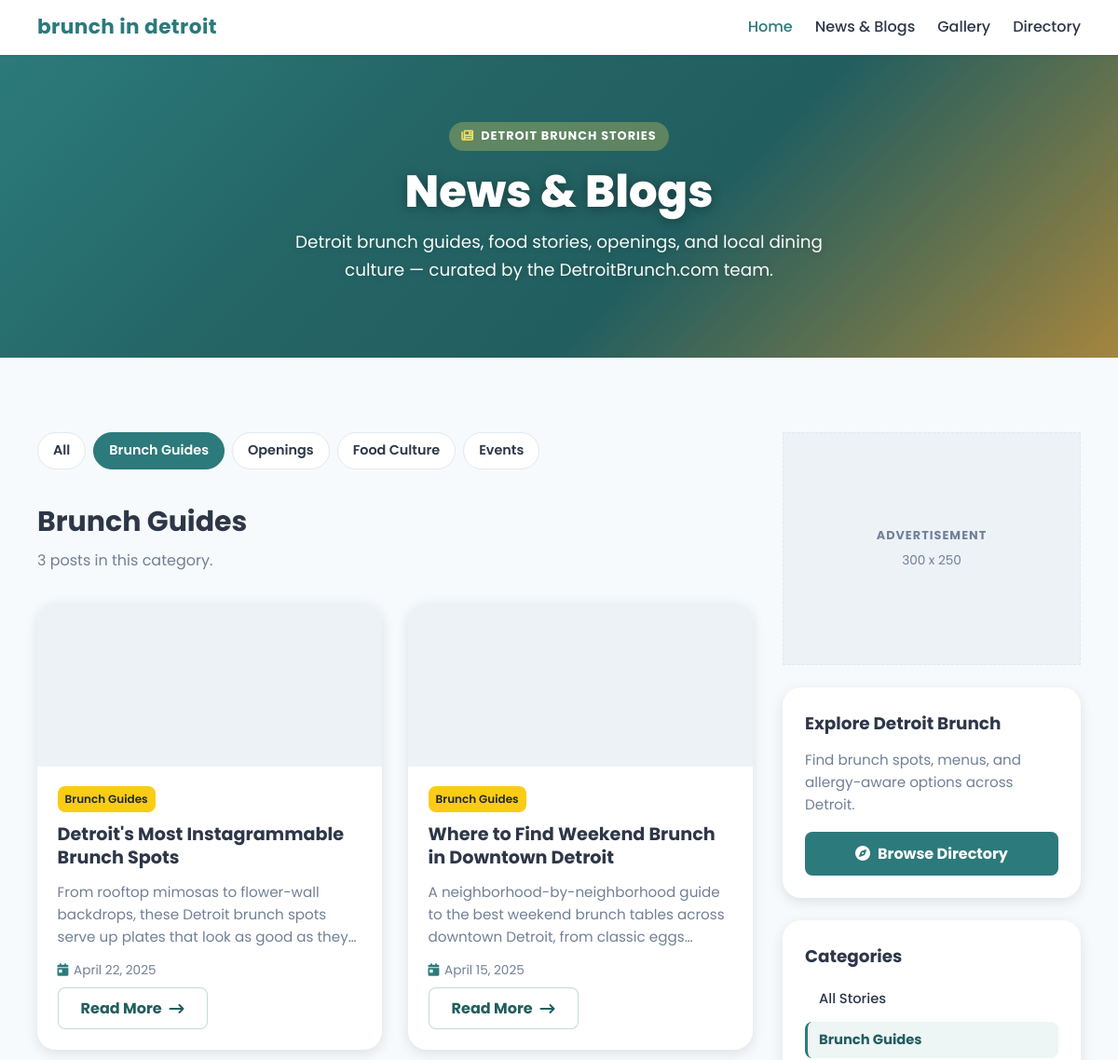
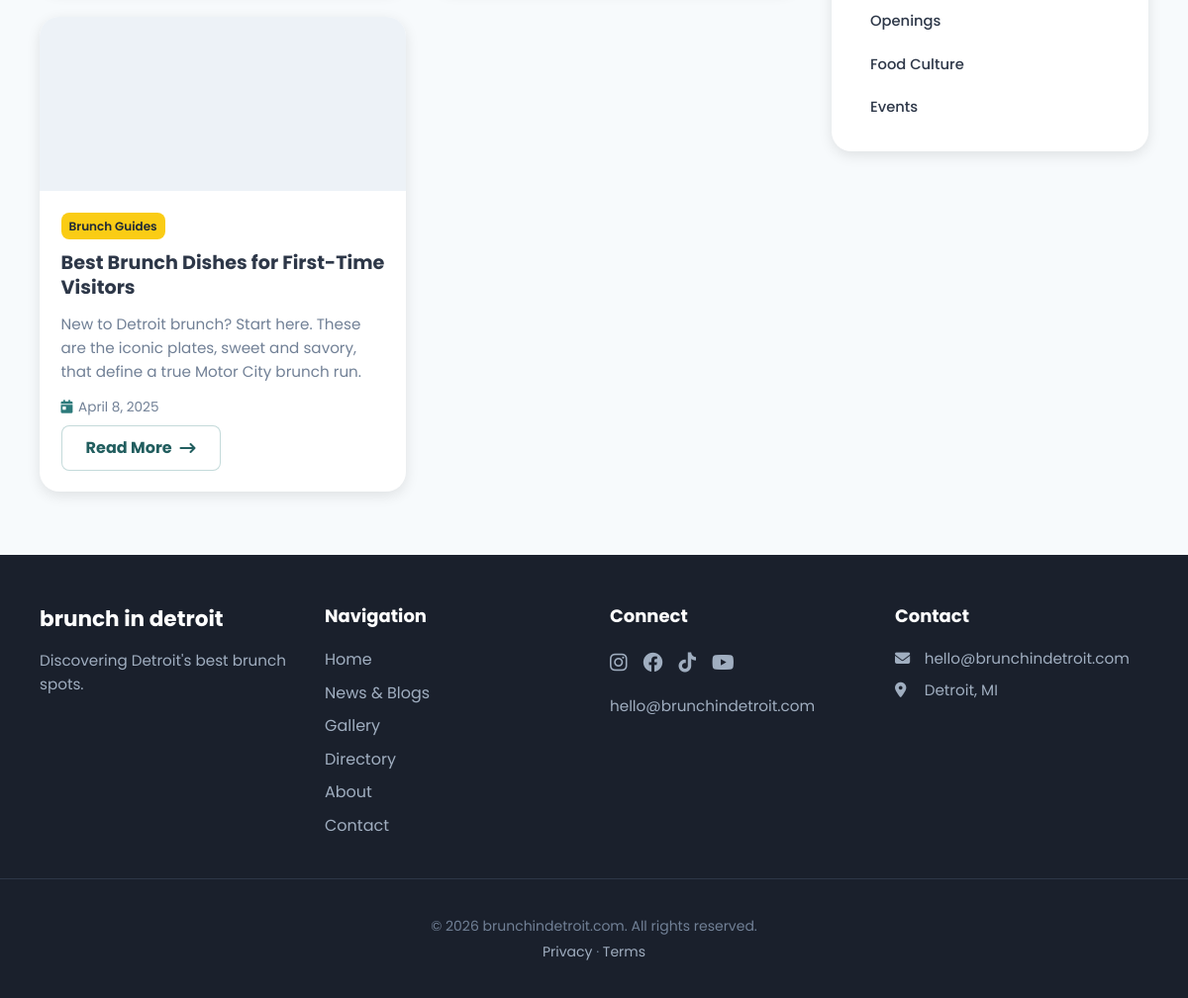
The app's page /blog.php?category=brunch-guides with its own data (2 pictures, top to bottom).
### tables this page shows
CREATE TABLE IF NOT EXISTS blog_categories (
  id INT UNSIGNED NOT NULL AUTO_INCREMENT,
  name VARCHAR(120) NOT NULL,
  slug VARCHAR(120) NOT NULL,
  sort_order INT NOT NULL DEFAULT 0,
  PRIMARY KEY (id),
  UNIQUE KEY uq_blog_categories_slug (slug)
);

CREATE TABLE IF NOT EXISTS blog_posts (
  id INT UNSIGNED NOT NULL AUTO_INCREMENT,
  slug VARCHAR(160) NOT NULL,
  title VARCHAR(255) NOT NULL,
  excerpt TEXT NULL,
  body LONGTEXT NULL,
  featured_image_path VARCHAR(500) NULL,
  category_id INT UNSIGNED NULL,
  author_admin_id INT UNSIGNED NULL,
  is_published TINYINT(1) NOT NULL DEFAULT 0,
  is_featured TINYINT(1) NOT NULL DEFAULT 0,
  published_at DATETIME NULL,
  created_at DATETIME NOT NULL DEFAULT CURRENT_TIMESTAMP,
  updated_at DATETIME NOT NULL DEFAULT CURRENT_TIMESTAMP ON UPDATE CURRENT_TIMESTAMP,
  PRIMARY KEY (id),
  UNIQUE KEY uq_blog_posts_slug (slug),
  KEY idx_blog_posts_category (category_id),
  KEY idx_blog_posts_published (is_published, published_at),
  CONSTRAINT fk_blog_posts_category
    FOREIGN KEY (category_id) REFERENCES blog_categories (id)
    ON DELETE SET NULL ON UPDATE CASCADE,
  CONSTRAINT fk_blog_posts_author
    FOREIGN KEY (author_admin_id) REFERENCES admins (id)
    ON DELETE SET NULL ON UPDATE CASCADE
);

### public/blog.php (called while the page is built, shortened)
<?php
require_once __DIR__ . '/../app/bootstrap.php';
require_once APP_ROOT . '/models/Blog.php';
$selectedCategory = '';
if (isset($_GET['category'])) {
    $candidate = strtolower(trim((string) $_GET['category']));
    if (preg_match('/^[a-z0-9-]+$/', $candidate)) {
        $selectedCategory = $candidate;
    }
}
$categories = Blog::categories();
$posts = Blog::publishedPosts($selectedCategory !== '' ? $selectedCategory : null);
$selectedCategoryName = null;
if ($selectedCategory !== '') {
    foreach ($categories as $c) {
        if ((string) $c['slug'] === $selectedCategory) {
            $selectedCategoryName = (string) $c['name'];
            break;
        }
    }
}
require APP_ROOT . '/views/blog-list.php';

### app/helpers/functions.php (called while the page is built, shortened)
<?php
function app_config(): array
{
    static $config = null;
    if ($config === null) {
        $path = APP_ROOT . '/config/config.php';
        $config = require $path;
    }
    return $config;
}
function e(?string $value): string
{
    return htmlspecialchars($value ?? '', ENT_QUOTES | ENT_SUBSTITUTE, 'UTF-8');
}
function asset_url(string $path): string
{
    $path = ltrim($path, '/');
    $base = rtrim((string) (app_config()['base_url'] ?? ''), '/');
    if ($base === '') {
        return '/' . $path;
    }
    return $base . '/' . $path;
}
function canonical_url(string $path = ''): string
{
    $config = app_config();
    $domain = (string) ($config['site_domain'] ?? '');
    $isLocal = ($config['environment'] ?? '') === 'local'
        || $domain === ''
        || str_contains($domain, 'localhost')
        || str_contains($domain, '127.0.0.1');
    if ($domain !== '' && !$isLocal) {
        $scheme = 'https';
        $host   = $domain;
    } else {
        $scheme = (!empty($_SERVER['HTTPS']) && $_SERVER['HTTPS'] !== 'off')
            ? 'https'
            : 'http';
        $host = (string) ($_SERVER['HTTP_HOST'] ?? ($domain !== '' ? $domain : 'localhost'));
    }
    $path = ltrim($path, '/');
    return $scheme . '://' . $host . '/' . $path;
}

### app/config/config.php (called while the page is built, shortened)
<?php
return [
    'site_domain' => 'brunchindetroit.com',
    'site_name_display' => 'brunch in detroit',
    'environment' => 'local',
    'debug' => true,
    'base_url' => '',
    'db' => [
        'host' => '127.0.0.1',
        'port' => 3306,
        'name' => 'brunchindetroit',
        'user' => 'root',
        'password' => '',
        'charset' => 'utf8mb4',
    ],
    'session' => [
        'name' => 'brunch_admin_session',
    ],
    'uploads' => [
        'max_bytes' => 5 * 1024 * 1024,
        'allowed_mime' => ['image/jpeg', 'image/png', 'image/webp', 'image/gif'],
    ],
];

### app/bootstrap.php (called while the page is built, shortened)
<?php
require APP_ROOT . '/helpers/functions.php';
require APP_ROOT . '/helpers/auth.php';
require APP_ROOT . '/config/database.php';
$config = app_config();

### app/config/database.php (called while the page is built, shortened)
<?php
function db(): PDO
{
    static $pdo = null;
    if ($pdo instanceof PDO) {
        return $pdo;
    }
    $config = app_config();
    $db = $config['db'];
    $dsn = sprintf(
        'mysql:host=%s;port=%d;dbname=%s;charset=%s',
        $db['host'],
        (int) $db['port'],
        $db['name'],
        $db['charset']
    );
    $pdo = new PDO($dsn, $db['user'], $db['password'], [
        PDO::ATTR_ERRMODE => PDO::ERRMODE_EXCEPTION,
        PDO::ATTR_DEFAULT_FETCH_MODE => PDO::FETCH_ASSOC,
        PDO::ATTR_EMULATE_PREPARES => false,
    ]);
    return $pdo;
}

### app/helpers/auth.php (called while the page is built, shortened)
<?php
function admin_session_start(): void
{
    $config = app_config();
}

### app/models/Blog.php (called while the page is built, shortened)
<?php
final class Blog
{
    public static function categories(): array
    {
        $pdo = db();
        $sql = "
            SELECT id, name, slug, sort_order
            FROM blog_categories
            ORDER BY sort_order ASC, name ASC
        ";
        return $pdo->query($sql)->fetchAll();
    }
    public static function publishedPosts(?string $categorySlug = null): array
    {
        $pdo = db();
        $sql = "
            SELECT
                bp.id,
                bp.slug,
                bp.title,
                bp.excerpt,
                bp.featured_image_path,
                bp.published_at,
                bp.is_featured,
                bc.id   AS category_id,
                bc.name AS category_name,
                bc.slug AS category_slug,
                a.display_name AS author_name
            FROM blog_posts bp
            LEFT JOIN blog_categories bc ON bc.id = bp.category_id
            LEFT JOIN admins a           ON a.id  = bp.author_admin_id
            WHERE bp.is_published = 1
              AND bp.published_at IS NOT NULL
        ";
        $params = [];
        if ($categorySlug !== null && $categorySlug !== '') {
            $sql .= " AND bc.slug = :categorySlug";
            $params[':categorySlug'] = $categorySlug;
        }
        $sql .= "
            ORDER BY bp.is_featured DESC, bp.published_at DESC, bp.created_at DESC
        ";
        $stmt = $pdo->prepare($sql);
        foreach ($params as $key => $value) {
            $stmt->bindValue($key, $value);
        }
        $stmt->execute();
        return $stmt->fetchAll();
    }
}

### app/views/blog-list.php (the view, shortened to what this page needs)
<?php
require APP_ROOT . '/views/partials/header.php';
$articleUrl = static function (string $slug): string {
    return asset_url('article.php?slug=' . urlencode($slug));
};
$formatDate = static function (?string $raw): string {
    if ($raw === null || $raw === '') {
        return '';
    }
    $ts = strtotime($raw);
    return $ts !== false ? date('F j, Y', $ts) : '';
};
$blogHeroImage = 'https://images.unsplash.com/photo-1535400845297-314126c8e0f4?auto=format&fit=crop&w=1600&q=80';
$blogCardFallbackImage = asset_url('assets/images/blog-card-fallback.png');
$resolveBlogImage = static function (?string $imagePath) use ($blogCardFallbackImage): string {
    $imagePath = trim((string) $imagePath);
    if ($imagePath === '') {
        return $blogCardFallbackImage;
    }
    if (str_starts_with($imagePath, '/')) {
        $publicFile = dirname(APP_ROOT) . '/public' . str_replace('/', DIRECTORY_SEPARATOR, $imagePath);
        if (!is_file($publicFile)) {
            return $blogCardFallbackImage;
        }
    }
    return $imagePath;
};
?>
<div class="blog-list-page">
    <section class="main-page-hero main-page-hero--blog" style="--hero-bg-image:url('<?= e($blogHeroImage) ?>');">
        <div class="container main-page-hero__inner">
            <div class="main-page-hero__content">
                <span class="main-page-hero__badge">
                    <i class="fas fa-newspaper" aria-hidden="true"></i>
                    Detroit Brunch Stories
                </span>
                <h1 class="main-page-hero__title">News & Blogs</h1>
                <p class="main-page-hero__subtitle">
                    Detroit brunch guides, food stories, openings, and local dining culture
                    &mdash; curated by the DetroitBrunch.com team.
                </p>
            </div>
        </div>
    </section>
    <section class="section section--muted">
        <div class="container">
            <div class="blog-layout">
                <div class="blog-main">
            <nav class="blog-categories" aria-label="Blog categories">
                <a
                    class="blog-category-link<?= $selectedCategory === '' ? ' is-active' : '' ?>"
                    href="<?= e(asset_url('blog.php')) ?>"
                >
                    All
                </a>
                <?php foreach ($categories as $cat): ?>
                    <a
                        class="blog-category-link<?= $selectedCategory === $cat['slug'] ? ' is-active' : '' ?>"
                        href="<?= e(asset_url('blog.php?category=' . urlencode((string) $cat['slug']))) ?>"
                    >
                        <?= e($cat['name']) ?>
                    </a>
                <?php endforeach; ?>
            </nav>
            <?php if (empty($posts)): ?>
                <div class="blog-empty-state empty-state">
                    <h3>No stories in this category yet</h3>
                    <p>
                        We haven't published any posts in
                        <?= $selectedCategoryName !== null ? ('<strong>' . e($selectedCategoryName) . '</strong>') : 'this category' ?>
                        yet. Check back soon for fresh Detroit brunch stories.
                    </p>
                    <a class="btn btn--outline" href="<?= e(asset_url('blog.php')) ?>">
                        <i class="fas fa-arrow-left" aria-hidden="true"></i>
                        View All Posts
                    </a>
                </div>
            <?php else: ?>
                <div class="section-header">
                    <div>
                        <h2 class="section-title">
                            <?= $selectedCategoryName !== null ? e($selectedCategoryName) : 'Latest Stories' ?>
                        </h2>
                        <p class="section-subtitle">
                            <?= count($posts) ?> post<?= count($posts) === 1 ? '' : 's' ?>
                            <?= $selectedCategoryName !== null ? 'in this category' : 'from the DetroitBrunch.com team' ?>.
                        </p>
                    </div>
                </div>
                <div class="article-grid">
                    <?php foreach ($posts as $post): ?>
                        <article class="article-card card card--hover">
                            <?php $postImage = $resolveBlogImage((string) ($post['featured_image_path'] ?? '')); ?>
                            <a
                                class="article-card__image"
                                href="<?= e($articleUrl((string) $post['slug'])) ?>"
                                aria-label="<?= e('Read ' . $post['title']) ?>"
                                style="background-image:url('<?= e($postImage) ?>');"
                            ></a>
                            <div class="article-card__body">
                                <?php if (!empty($post['category_name'])): ?>
                                    <span class="badge badge--accent article-card__category">
                                        <?= e($post['category_name']) ?>
                                    </span>
                                <?php endif; ?>
                                <h3 class="article-card__title">
                                    <a href="<?= e($articleUrl((string) $post['slug'])) ?>">
                                        <?= e($post['title']) ?>
                                    </a>
                                </h3>
                                <?php if (!empty($post['excerpt'])): ?>
                                    <p class="article-card__excerpt"><?= e($post['excerpt']) ?></p>
                                <?php endif; ?>
                                <p class="article-meta">
                                    <?php $pd = $formatDate($post['published_at'] ?? null); ?>
                                    <?php if ($pd !== ''): ?>
                                        <span class="article-meta__item">
                                            <i class="fas fa-calendar-day" aria-hidden="true"></i>
                                            <?= e($pd) ?>
                                        </span>
                                    <?php endif; ?>
                                </p>
                                <a
                                    class="btn btn--outline article-card__read-more"
                                    href="<?= e($articleUrl((string) $post['slug'])) ?>"
                                >
                                    Read More
                                    <i class="fas fa-arrow-right-long" aria-hidden="true"></i>
                                </a>
                            </div>
                        </article>
                    <?php endforeach; ?>
                </div>
            <?php endif; ?>
                </div>
                <aside class="blog-sidebar" aria-label="Blog sidebar">
                    <div class="ad-placeholder blog-ad-placeholder">
                        <span class="ad-placeholder__label">Advertisement</span>
                        <span class="ad-placeholder__size">300 x 250</span>
                    </div>
                    <div class="blog-sidebar-card">
                        <h2 class="blog-sidebar-card__title">Explore Detroit Brunch</h2>
                        <p class="blog-sidebar-card__text">
                            Find brunch spots, menus, and allergy-aware options across Detroit.
                        </p>
                        <a class="btn btn--primary btn--block" href="<?= e(asset_url('directory.php')) ?>">
                            <i class="fas fa-compass" aria-hidden="true"></i>
                            Browse Directory
                        </a>
                    </div>
                    <div class="blog-sidebar-card">
                        <h2 class="blog-sidebar-card__title">Categories</h2>
                        <ul class="blog-sidebar-links">
                            <li>
                                <a
                                    class="blog-sidebar-links__link<?= $selectedCategory === '' ? ' is-active' : '' ?>"
                                    href="<?= e(asset_url('blog.php')) ?>"
                                >
                                    All Stories
                                </a>
                            </li>
                            <?php foreach ($categories as $cat): ?>
                                <li>
                                    <a
                                        class="blog-sidebar-links__link<?= $selectedCategory === $cat['slug'] ? ' is-active' : '' ?>"
                                        href="<?= e(asset_url('blog.php?category=' . urlencode((string) $cat['slug']))) ?>"
                                    >
                                        <?= e($cat['name']) ?>
                                    </a>
                                </li>
                            <?php endforeach; ?>
                        </ul>
                    </div>
                </aside>
            </div>
        </div>
    </section>
</div>
<?php
require APP_ROOT . '/views/partials/footer.php';

### records on screen
blog_categories: name "Brunch Guides"
blog_categories: name "Openings"
blog_categories: name "Food Culture"
blog_categories: name "Events"
blog_posts: category.name "Brunch Guides", title "Detroit's Most Instagrammable Brunch Spots", excerpt "From rooftop mimosas to flower-wall backdrops, these Detroit brunch spots serve up plates that look as good as…", published_at "April 22, 2025"
blog_posts: category.name "Brunch Guides", title "Where to Find Weekend Brunch in Downtown Detroit", excerpt "A neighborhood-by-neighborhood guide to the best weekend brunch tables across downtown Detroit, from classic…", published_at "April 15, 2025"
blog_posts: category.name "Brunch Guides", title "Best Brunch Dishes for First-Time Visitors", excerpt "New to Detroit brunch? Start here. These are the iconic plates, sweet and savory, that define a true Motor City brunch run.", published_at "April 8, 2025"

### other values on screen
site_name_display() "brunch in detroit"
count($posts) "3"
site_domain() "brunchindetroit.com"
